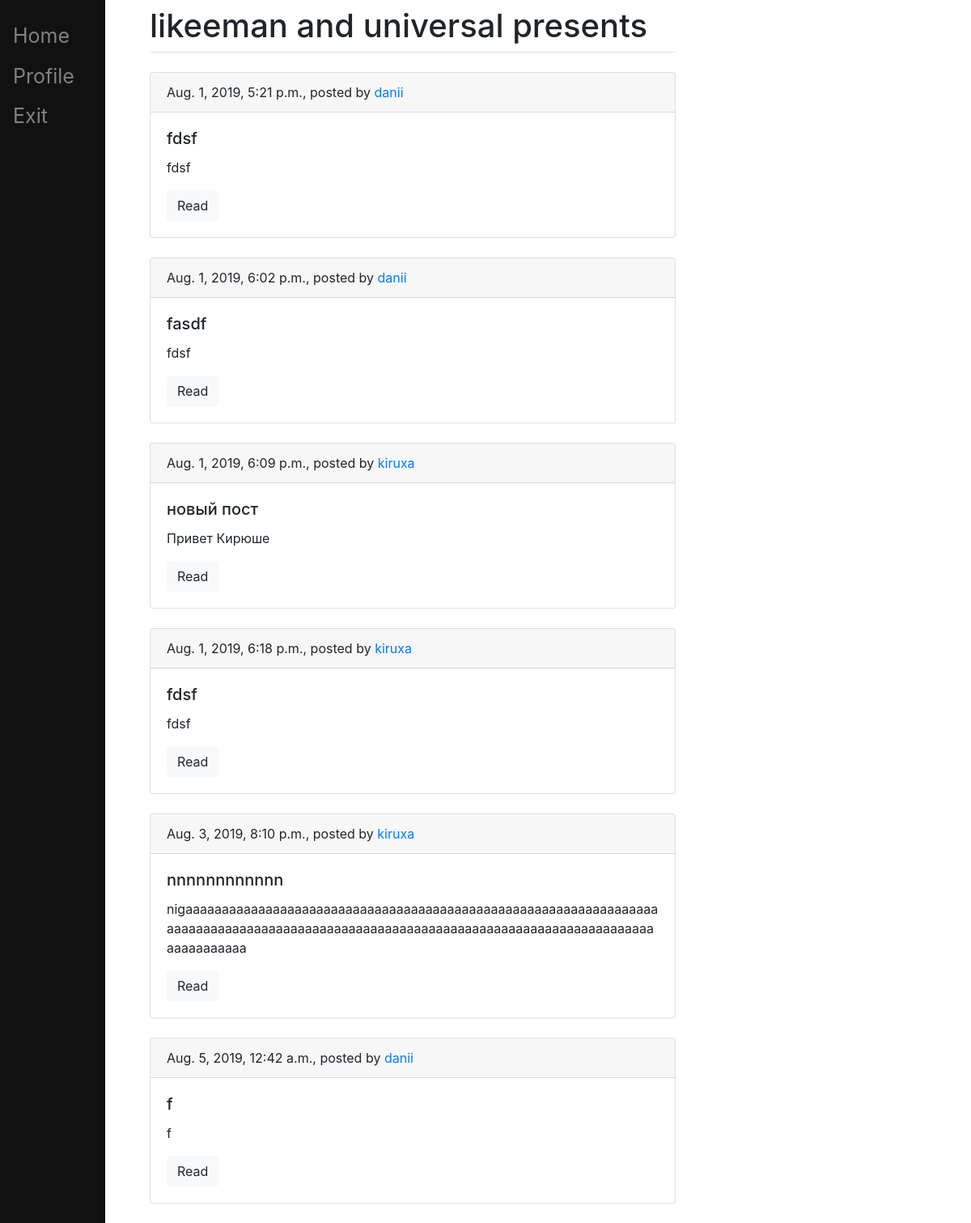
The app's page / (signed in), older data.
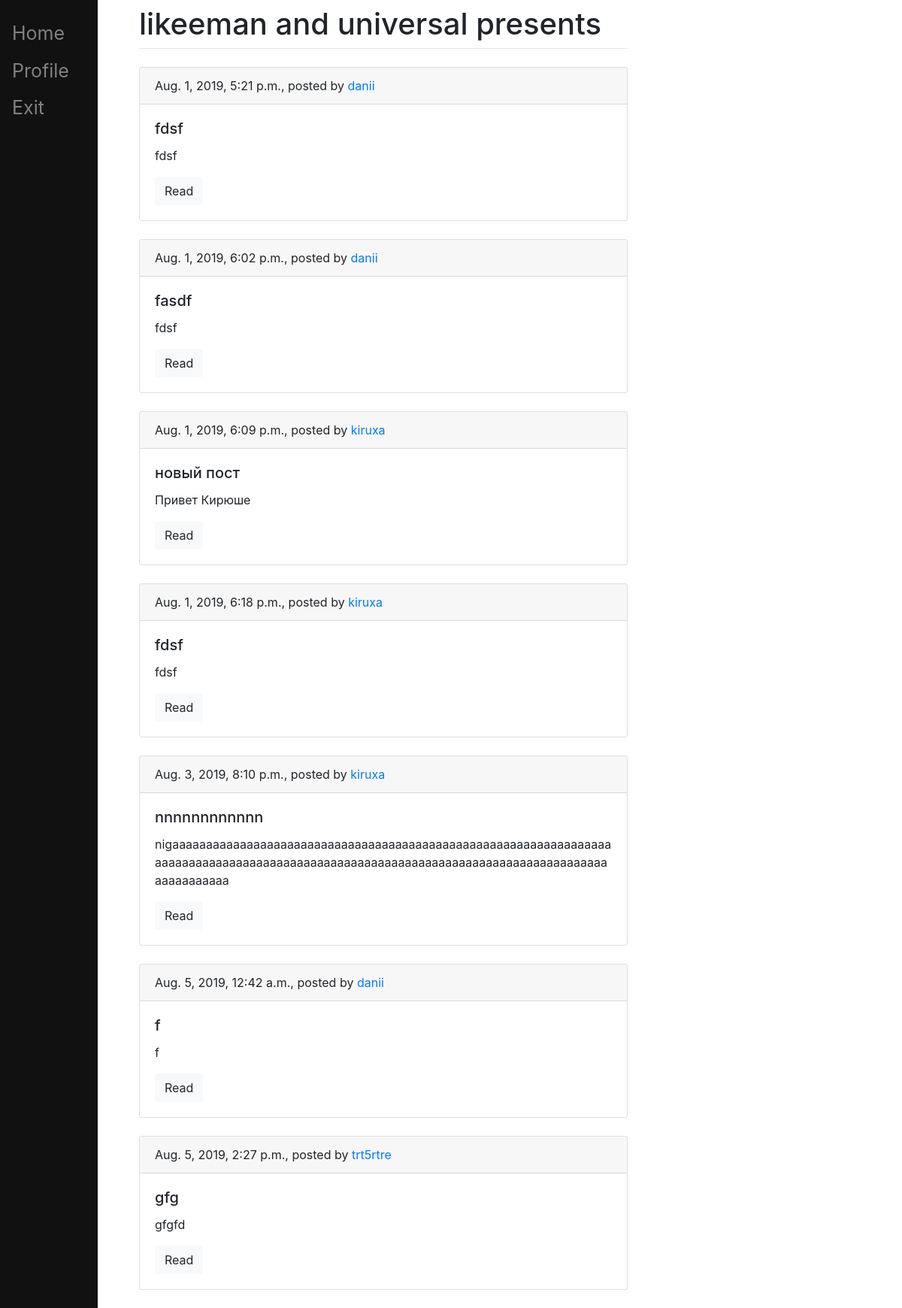
The same page, newer data.
### blog/models.py (models this page shows, shortened)
class Post(models.Model):
    author = models.ForeignKey(settings.AUTH_USER_MODEL, on_delete=models.CASCADE)
    title = models.CharField(max_length=200)
    text = models.TextField()
    created_date = models.DateTimeField(default=timezone.now)
    published_date = models.DateTimeField(blank=True, null=True)

### blog/views.py (the view)
# urls.py: path('', views.post_list, name='post_list'),
def post_list(request):
    posts = Post.objects.filter(published_date__lte=timezone.now()).order_by('published_date')
    return render(request, 'blog/post_list.html', {'posts': posts})

### blog/templates/blog/post_list.html (shortened to what this page needs)
{% extends 'blog/base.html' %}
{% block content %}
    {% for post in posts %}
        <div class="card mb-4">
            <div class="card-header">
                {{ post.published_date }}, posted by <a href="#">{{post.author}}</a>
            </div>
        <div class="card-body">
            <h5 class="card-title">{{ post.title }}</h5>
        <p class="card-text">{{ post.text|truncatewords:15 }}</p>
        <a href="{% url 'post_detail' pk=post.pk %}" class="btn btn-light">Read</a>
      </div>
    </div>
    {% endfor %}
{% endblock %}

### blog/templates/blog/base.html (shortened to what this page needs)
<!doctype html>
<html>
<head>
	<link rel="stylesheet" href="https://maxcdn.bootstrapcdn.com/bootstrap/4.0.0/css/bootstrap.min.css">
</head>
<body>
	<div class="sidenav">
		<a href="/">Home</a>
		<a href="/profile">Profile</a>
		<a href="/login">Exit</a>
	</div>
    <div id="content", name="content", class="main">
		<div class="'row justify-content-center">
			<div class="col-8">
				<h1 class="mt-2">likeeman and universal presents</h1>
				<hr class="mt-0 mb-4">
				{% if user.is_authenticated %}
					{% block content %}
					{% endblock %}
				{% else %}
					<p>Login <a href="/login">here</a></p>
					<P>Profile <a href="/profile">is here</a></P>
				{% endif %}
			</div>
		</div>
    </div>
</body>
</html>

### blog/templates/blog/base.html (style rules this page uses)
.sidenav { height:100%; width:130px; position: fixed; z-index:1; top:0; left:0; background-color:#111; overflow-x: :hidden; padding-top:20px; }
.sidenav a { padding:6px 8px 6px 16px; text-decoration: none; font-size:25px; color: #818181; display:block; }
.main { margin-left:160px; padding: 0px 10px; }

Row changes from the older to the newer data that the page shows:
added Post: published_date "Aug. 5, 2019, 2:27 p.m.", author "trt5rtre", title "gfg", text "gfgfd"
